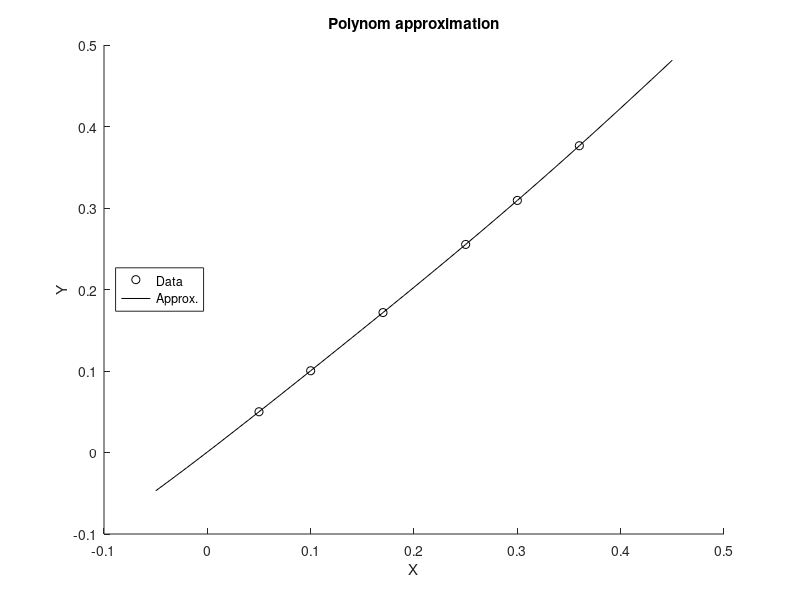

Here is the MATLAB script that generated this plot:
X = [0.05 0.10 0.17 0.25 0.30 0.36];
Y = [0.0500 0.1003 0.1717 0.2553 0.3093 0.3764];
xlabel('X');
ylabel('Y');
hold on
plot(X,Y,'ko')
t = -0.05 : 0.01 : 0.45;
c5 = polyfit(X,Y,5);
y5 = polyval(c5,t);
plot(t, y5, 'k-')
title('Polynom approximation');
legend('Data','Approx.', 'Location', 'west')
